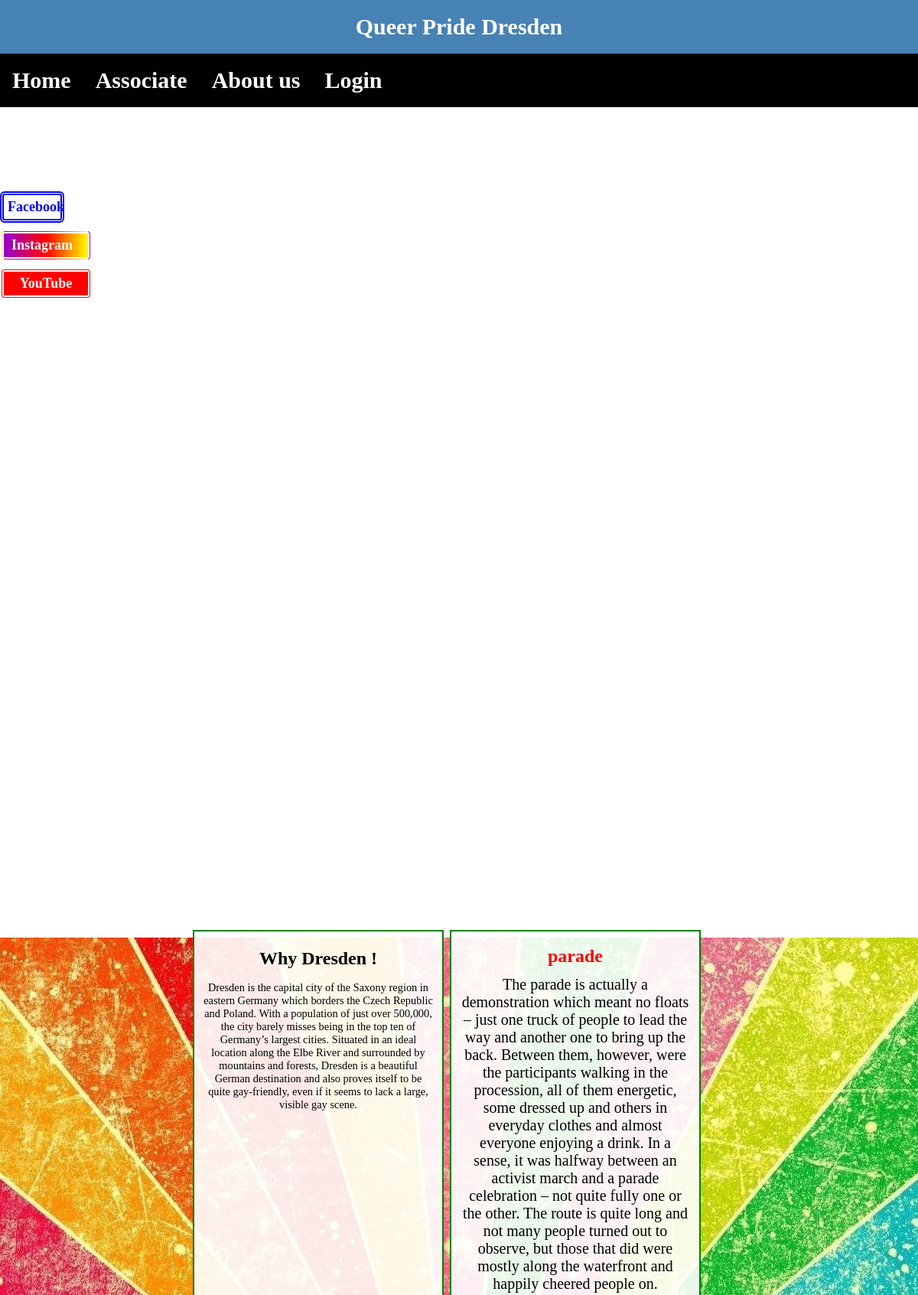
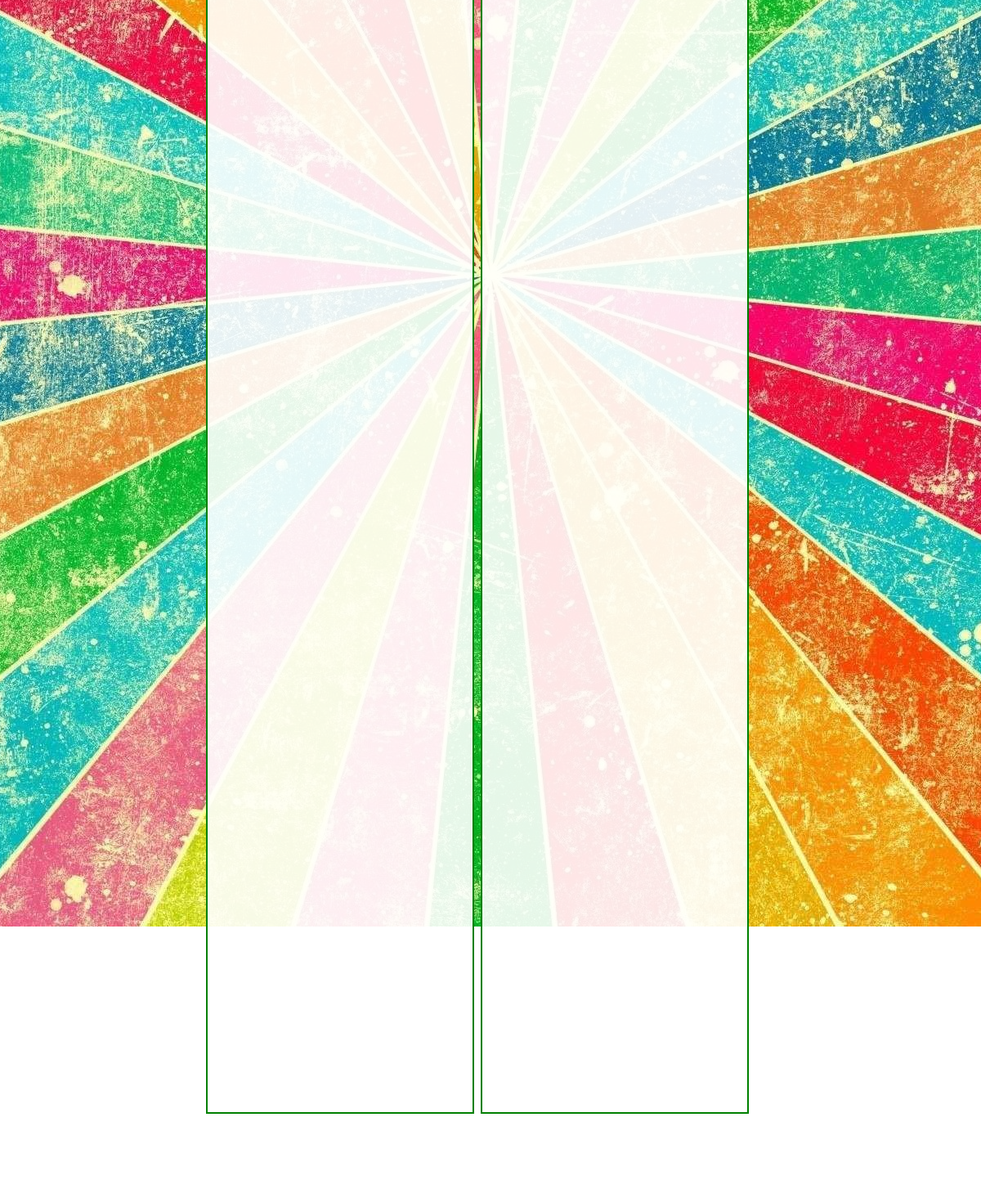
The page / (upper part) on the database its author committed (2 pictures, top to bottom).
### website.py (models this page shows, shortened)
class Post(db.Model):
    id = db.Column(db.Integer, primary_key=True)
    title = db.Column(db.String(500), nullable=False)
    content = db.Column(db.Text, nullable=False)
    user_id = db.Column(db.Integer, db.ForeignKey('user.id'), nullable=False)

### website.py (the view)
@app.route("/")
def home():
    first_post = Post.query.get(1)
    second_post = Post.query.get(2)
    third_post = Post.query.get(3)
    return render_template('home.html',first_post=first_post, second_post=second_post,
            third_post=third_post )

### templates/home.html (shortened to what this page needs)
{% extends 'ext.html' %}
{% block nav %}
			<div class="main-title">
				<h1 class="h1">{{ first_post.title }}</h1>
				<p class="p1">{{ first_post.content}}</p>
			</div>
			<div class="second-title">
				<h2 class="h2">{{ second_post.title }}</h2>
				<p class="p2" >{{ second_post.content }}</p>
			</div>
			<a class="facebook" href="https://de-de.facebook.com/pg/CSD.Dresden/posts/">Facebook</a>
			<a class="instagram" href="https://www.instagram.com/queerpridedd/?hl=en">Instagram</a>
			<a class="youtube" href="https://www.youtube.com/watch?v=EUj5YSf9GuY">YouTube</a>
{% endblock %}

### templates/ext.html (shortened to what this page needs)
<!Doctype html>
<html>
        <head>
                <link rel="stylesheet" type="text/css" href="{{ url_for('static', filename='style.css')}}">
	</head>
        <body>
                <div class="container-nav">
                        <nav>
                                <div class="headline" >Queer Pride Dresden
                                        <ul>
						{% if current_user.is_authenticated  %}
							<li><a class="logout-nav" href="{{ url_for('logout') }}">Logout </a></li>
							<li><a class="home-nav" href="{{ url_for('home') }}">Home</a></li>
							<li><a class="nav" href="{{ url_for('team') }}">Associate</a></li>
							<li><a class="nav" href="{{ url_for('about') }}">About us </a></li>
							<li><a class="new-post" href="{{ url_for('new_post') }}">New Post </a></li>
							<li><a class="update-post" href="{{ url_for('update_post') }}">Update post</a></li>
						{% else %}
							<li><a class="home-nav" href="{{ url_for('home') }}">Home</a></li>
							<li><a class="nav" href="{{ url_for('team') }}">Associate</a></li>
							<li><a class="nav" href="{{ url_for('about') }}">About us </a></li>
							<li><a class="login-nav" href="{{ url_for('login') }}">Login </a></li>
						{% endif %}
				</ul>
			</nav>
		</div>
		</body>
</html>
{% block nav %}
{% endblock nav %}

### static/style.css (style rules this page uses)
nav { background-color:SteelBlue; width:100%; max-width:100%; height:75px; margin-top:0; margin-left:0; border-bottom:2px blue solid; border-right:1px blue solid; position:sticky; z-index:2; }
.login-nav { right:0%; position:relative; }
.container-nav { width:100%; margin:0; position:fixed; z-index:2; }
.headline { color:white; font-size:30px; text-align:center; font-family:charcoal; font-weight:bold; line-height:70px; }
ul { list-style-type: none; margin: 0; padding: 0; overflow: hidden; background-color: black; }
li { float: left; }
li a { color: white; text-align: center; padding: 14px 16px; text-decoration: none; }
body { background: url('/static/img/rainbow.jpg') no-repeat center center fixed; position:absolute; width:100%; height:150%; margin:0; }
.main-title { background-color:rgba(255,255,255,0.9); position:absolute; top:20%; left:21%; width:25%; max-width:25%; height:30%; max-height:50%; padding:0.5% 1% 0.5% 1%; border:2px green solid; overflow:auto; text-align:justify; }
.h1 { color:black; position:relative; text-align:center; font-size:150%; }
.p1 { color:black; text-align:center; font-family:arail; font-size:90%; position:relative; }
.second-title { background-color:rgba(255,255,255,0.9); position:absolute; top:20%; left:49%; width:25%; max-width:25%; height:30%; max-height:50%; padding:0.5% 1% 0.5% 1%; border:2px green solid; overflow:auto; text-align:justify; }
.second-title h2 { color:red; font-family:arail; font-size:150%; position:relative; line-height:0.5em; text-align:center; }
.p2 { color:black; text-align:center; font-family:arail; font-size:20px; }
.facebook { color:blue;background-color:white; position:fixed; left:0%; top:250px; width:4.5%; margin-left:0%; border: 5px blue double; border-radius:6px; font-weight:bold; font-size:18px; text-decoration:none; padding: 5px 15px 5px 5px; animation-name:slidin; animation-duration:1s; }
.instagram { color:white;background:linear-gradient(to right,darkviolet,red,yellow); position:fixed; left:0%; top:300px; width:90px; margin-left:0px; border: 5px white double; border-radius:6px; font-weight:bold; font-size:18px; text-align:center; text-decoration:none; padding: 5px 15px 5px 5px; animation-name:slidin; animation-duration:1.5s; }
.youtube { color:white;background:red; position:fixed; left:0%; top:350px; width:90px; margin-left:0px; border: 5px white double; border-radius:6px; font-weight:bold; font-size:18px; text-align:center; text-decoration:none; padding: 5px 10px 5px 10px; animation-name:slidin; animation-duration:2s; }

### rows shown on the page
Post: title "Why Dresden !", content "Dresden is the capital city of the Saxony region in eastern Germany which borders the Czech Republic and Poland. With a population of just over 500,000, the city barely misses being in the top ten of Germany’s largest cities. Situated in an ideal location along the Elbe River and surrounded by mountains and forests, Dresden is a beautiful German destination and also proves itself to be quite gay-friendly, even if it seems to lack a large, visible gay scene."
Post: title "parade", content "The parade is actually a demonstration which meant no floats – just one truck of people to lead the way and another one to bring up the back. Between them, however, were the participants walking in the procession, all of them energetic, some dressed up and others in everyday clothes and almost everyone enjoying a drink. In a sense, it was halfway between an activist march and a parade celebration – not quite fully one or the other. The route is quite long and not many people turned out to observe, but those that did were mostly along the waterfront and happily cheered people on."
